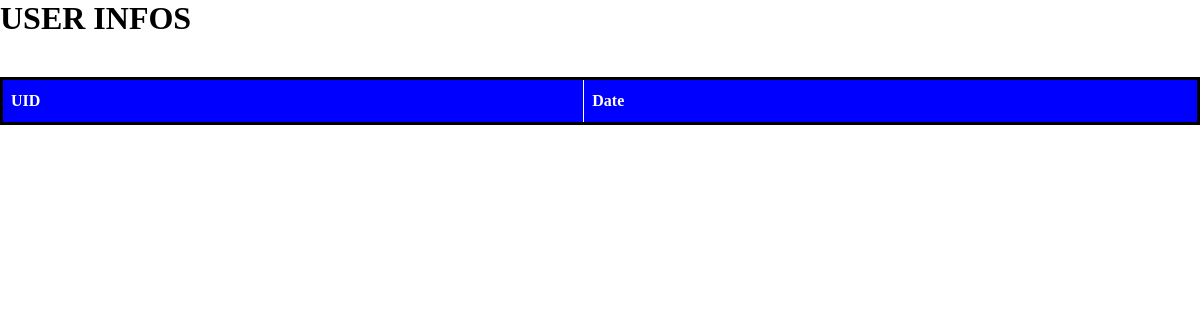
/add_user/, run on an earlier commit of the app's database.
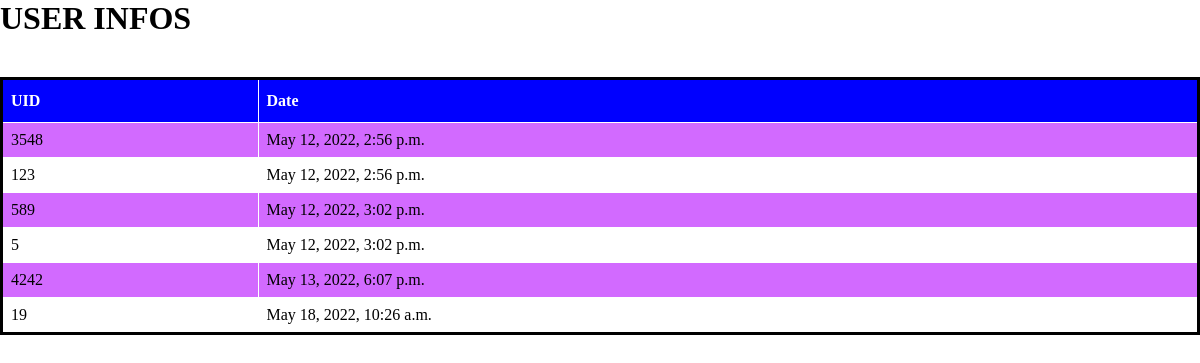
And on a later commit of the database.
### pages/models.py (models this page shows)
class Scan(models.Model):
	uid = models.CharField(max_length=15)
	date = models.DateTimeField(default=timezone.now)

### pages/views.py (the view)
# urls.py: path('add_user/', add_user_page),
def add_user_page(request, *args, **kwargs):
	context = {
		'scans': Scan.objects.all()
	}
	return render(request, "add_user.html", context)

### template/add_user.html
{% extends 'base.html' %}
{% block content %}
<h1>USER INFOS</h1>
{% include 'scan.html' %}
{% endblock %}

### template/scan.html
<table class="scan_table" style="border:solid; ">
	<tr>
		<th>UID</th>
		<th>Date</th>
	</tr>
	{% for scan in scans %}
	<tr>
		<td>{{ scan.uid }}</td>
		<td>{{ scan.date }}</td>
	</tr>
	{% endfor %}
</table>

What changed in the data, as far as the page shows it:
added Scan: uid "3548", date "May 12, 2022, 2:56 p.m."
added Scan: uid "123", date "May 12, 2022, 2:56 p.m."
added Scan: uid "589", date "May 12, 2022, 3:02 p.m."
added Scan: uid "5", date "May 12, 2022, 3:02 p.m."
added Scan: uid "4242", date "May 13, 2022, 6:07 p.m."
added Scan: uid "19", date "May 18, 2022, 10:26 a.m."
